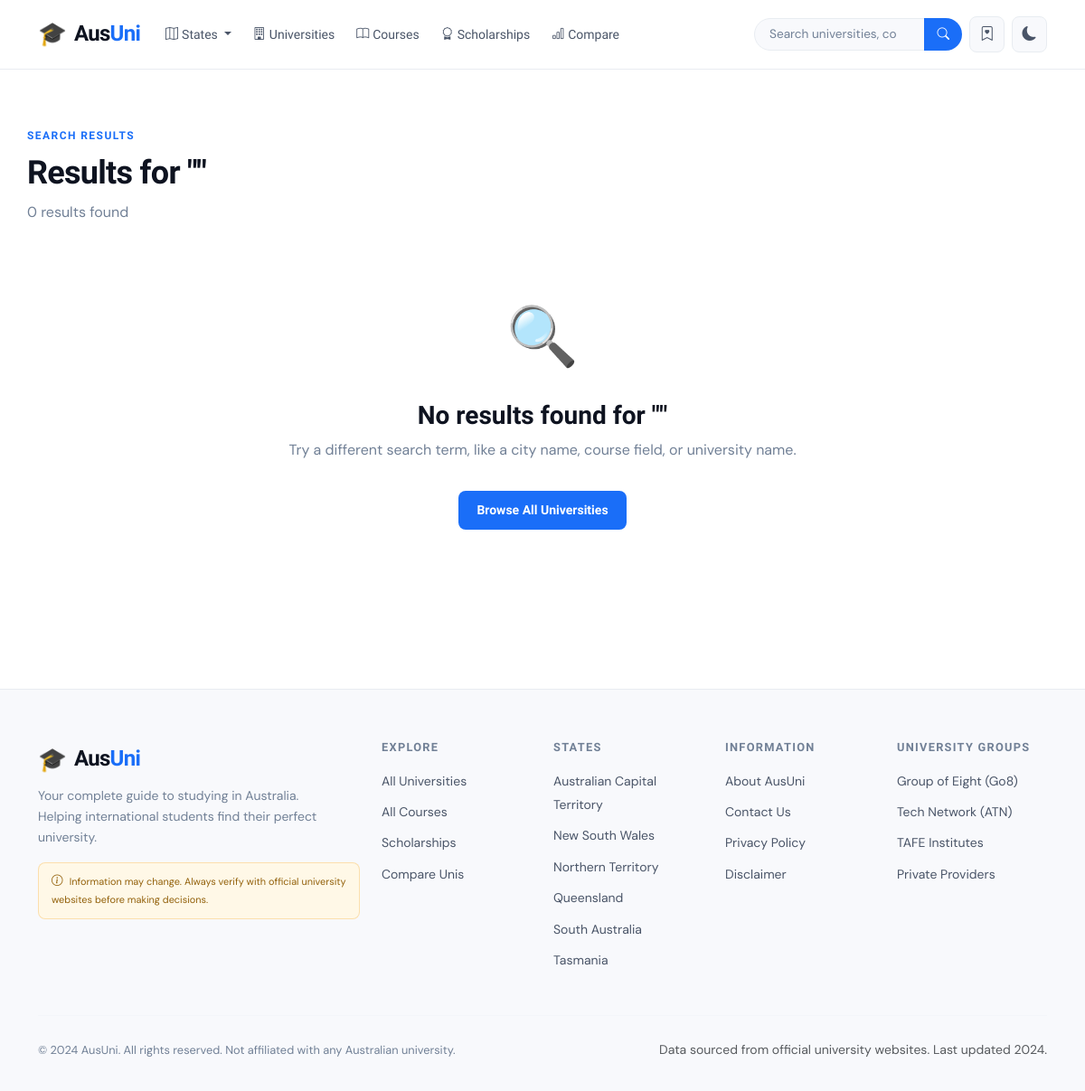
The app's page /search/ with its own data.
### universities/models.py (models this page shows, shortened)
class State(models.Model):
    name = models.CharField(max_length=100)
    slug = models.SlugField(unique=True)
    abbreviation = models.CharField(max_length=10)
    description = models.TextField(blank=True)
    capital = models.CharField(max_length=100, blank=True)
    image = models.CharField(max_length=200, blank=True, help_text="Image filename in static/img/states/")
    class Meta:
        ordering = ['name']

### universities/views.py (the view, shortened to what this page needs)
# urls.py: path('search/', views.search, name='search'),
def search(request):
    query = request.GET.get('q', '').strip()
    results = {'universities': [], 'courses': [], 'scholarships': []}
    context = {
        'query': query,
        'results': results,
        'total_results': len(results['universities']) + len(results['courses']) + len(results['scholarships']),
    }
    return render(request, 'universities/search_results.html', context)

### universities/context_processors.py (called while the page is built)
def global_context(request):
    return {
        'all_states': State.objects.order_by('name'),
        'site_name': 'AusUni',
        'site_tagline': 'Your Complete Guide to Australian Universities',
    }

### templates/universities/search_results.html (shortened to what this page needs)
{% extends "base.html" %}
{% block content %}
<div class="container section">
    <div class="mb-4">
        <div class="section-label">Search Results</div>
        <h1 class="section-title">Results for "{{ query }}"</h1>
        <p style="color:var(--text-muted);">{{ total_results }} result{{ total_results|pluralize }} found</p>
    </div>
    {% if not results.universities and not results.courses and not results.scholarships %}
    <div class="text-center py-5">
        <div style="font-size:4rem;margin-bottom:1rem;">🔍</div>
        <h3>No results found for "{{ query }}"</h3>
        <p style="color:var(--text-muted);">Try a different search term, like a city name, course field, or university name.</p>
        <a href="{% url 'university_list' %}" class="btn-primary-aus mt-3">Browse All Universities</a>
    </div>
    {% endif %}
</div>
{% endblock %}

### templates/base.html (shortened to what this page needs)
<!DOCTYPE html>
<html lang="en" data-theme="light">
<head>
    <link href="https://cdn.jsdelivr.net/npm/bootstrap@5.3.2/dist/css/bootstrap.min.css" rel="stylesheet">
    <link rel="stylesheet" href="https://cdn.jsdelivr.net/npm/bootstrap-icons@1.11.3/font/bootstrap-icons.min.css">
    <link rel="stylesheet" href="/static/css/main.css">
</head>
<body>
<nav class="navbar navbar-expand-lg sticky-top" id="mainNav">
    <div class="container">
        <a class="navbar-brand" href="/">
            <span class="brand-icon">🎓</span>
            <span class="brand-text">Aus<span class="brand-accent">Uni</span></span>
        </a>
        <div class="collapse navbar-collapse" id="navbarNav">
            <ul class="navbar-nav me-auto">
                <li class="nav-item dropdown">
                    <a class="nav-link dropdown-toggle" href="#" role="button" data-bs-toggle="dropdown">
                        <i class="bi bi-map me-1"></i>States
                    </a>
                </li>
                <li class="nav-item">
                    <a class="nav-link" href="{% url 'university_list' %}">
                        <i class="bi bi-building me-1"></i>Universities
                    </a>
                </li>
                <li class="nav-item">
                    <a class="nav-link" href="{% url 'course_list' %}">
                        <i class="bi bi-book me-1"></i>Courses
                    </a>
                </li>
                <li class="nav-item">
                    <a class="nav-link" href="{% url 'scholarship_list' %}">
                        <i class="bi bi-award me-1"></i>Scholarships
                    </a>
                </li>
                <li class="nav-item">
                    <a class="nav-link" href="{% url 'compare' %}">
                        <i class="bi bi-bar-chart me-1"></i>Compare
                    </a>
                </li>
            </ul>
            <div class="d-flex align-items-center gap-2">
                <form class="d-flex nav-search" action="{% url 'search' %}" method="get">
                    <div class="input-group">
                        <input class="form-control search-input" type="search" name="q"
                               placeholder="Search universities, courses..." aria-label="Search"
                               id="navSearchInput" autocomplete="off">
                        <button class="btn btn-search" type="submit">
                            <i class="bi bi-search"></i>
                        </button>
                    </div>
                </form>
                <a href="{% url 'bookmark_list' %}" class="btn btn-icon" title="Bookmarks">
                    <i class="bi bi-bookmark-heart"></i>
                </a>
                <button class="btn btn-icon" id="themeToggle" title="Toggle theme">
                    <i class="bi bi-moon-fill" id="themeIcon"></i>
                </button>
            </div>
        </div>
    </div>
</nav>
<main>
    {% block content %}{% endblock %}
</main>
<footer class="site-footer">
    <div class="container">
        <div class="row g-4">
            <div class="col-lg-4">
                <div class="footer-brand">
                    <span class="brand-icon">🎓</span>
                    <span class="brand-text">Aus<span class="brand-accent">Uni</span></span>
                </div>
                <p class="footer-tagline mt-2">Your complete guide to studying in Australia. Helping international students find their perfect university.</p>
                <div class="disclaimer-box mt-3">
                    <i class="bi bi-info-circle me-1"></i>
                    <small>Information may change. Always verify with official university websites before making decisions.</small>
                </div>
            </div>
            <div class="col-lg-2 col-md-4">
                <h6 class="footer-heading">Explore</h6>
                <ul class="footer-links">
                    <li><a href="{% url 'university_list' %}">All Universities</a></li>
                    <li><a href="{% url 'course_list' %}">All Courses</a></li>
                    <li><a href="{% url 'scholarship_list' %}">Scholarships</a></li>
                    <li><a href="{% url 'compare' %}">Compare Unis</a></li>
                </ul>
            </div>
            <div class="col-lg-2 col-md-4">
                <h6 class="footer-heading">States</h6>
                <ul class="footer-links">
                    {% for state in all_states|slice:":6" %}
                    <li><a href="{% url 'state_detail' slug=state.slug %}">{{ state.name }}</a></li>
                    {% endfor %}
                </ul>
            </div>
            <div class="col-lg-2 col-md-4">
                <h6 class="footer-heading">Information</h6>
                <ul class="footer-links">
                    <li><a href="{% url 'about' %}">About AusUni</a></li>
                    <li><a href="{% url 'contact' %}">Contact Us</a></li>
                    <li><a href="{% url 'privacy_policy' %}">Privacy Policy</a></li>
                    <li><a href="{% url 'disclaimer' %}">Disclaimer</a></li>
                </ul>
            </div>
            <div class="col-lg-2 col-md-4">
                <h6 class="footer-heading">University Groups</h6>
                <ul class="footer-links">
                    <li><a href="{% url 'university_list' %}?group=go8">Group of Eight (Go8)</a></li>
                    <li><a href="{% url 'university_list' %}?group=atn">Tech Network (ATN)</a></li>
                    <li><a href="{% url 'university_list' %}?type=tafe">TAFE Institutes</a></li>
                    <li><a href="{% url 'university_list' %}?type=private_provider">Private Providers</a></li>
                </ul>
            </div>
        </div>
        <hr class="footer-divider">
        <div class="row align-items-center">
            <div class="col-md-6">
                <p class="footer-copyright">© 2024 AusUni. All rights reserved. Not affiliated with any Australian university.</p>
            </div>
            <div class="col-md-6 text-md-end">
                <small class="text-muted">Data sourced from official university websites. Last updated 2024.</small>
            </div>
        </div>
    </div>
</footer>
</body>
</html>

### records on screen
State: name "Australian Capital Territory"
State: name "New South Wales"
State: name "Northern Territory"
State: name "Queensland"
State: name "South Australia"
State: name "Tasmania"

### other values on screen
{{ total_results }} "0"
